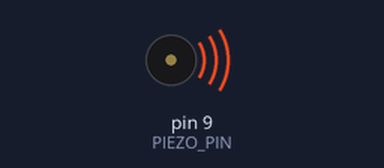
Simulated run of this sketch. Board: Arduino Uno, built with avr-gcc and run on an emulated ATmega328P. Parts: buzzer (waves = sounding).

Above: at 0.1 s.
Timing chart, 0 to 1.6 s (numbered marks = the images above):
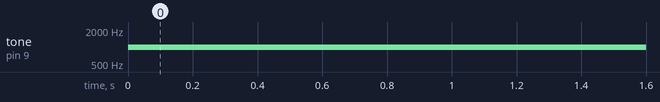

The sketch:

tone.ino
```cpp
const int PIEZO_PIN = 9;

void setup() {
  pinMode(PIEZO_PIN, OUTPUT);
}

void loop() {
  // pin to use, frequency, duration
  tone(PIEZO_PIN, 1000, 500);
}
```

Measured:
- by itself, tone on pin 9 (PIEZO_PIN): silent → 1000 Hz at 0.00 s
